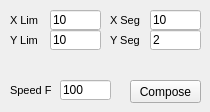
      <widget class="QWidget" name="tab_6">
       <attribute name="title">
        <string>Linear Scan</string>
       </attribute>
       <widget class="QPushButton" name="button_ComposeLinearScan">
        <property name="geometry">
         <rect>
          <x>130</x>
          <y>80</y>
          <width>71</width>
          <height>23</height>
         </rect>
        </property>
        <property name="sizePolicy">
         <sizepolicy hsizetype="Fixed" vsizetype="Fixed">
          <horstretch>0</horstretch>
          <verstretch>0</verstretch>
         </sizepolicy>
        </property>
        <property name="maximumSize">
         <size>
          <width>200</width>
          <height>16777215</height>
         </size>
        </property>
        <property name="baseSize">
         <size>
          <width>0</width>
          <height>0</height>
         </size>
        </property>
        <property name="text">
         <string>Compose</string>
        </property>
       </widget>
       <widget class="QLineEdit" name="lineEdit_XLimLinearScan">
        <property name="geometry">
         <rect>
          <x>50</x>
          <y>10</y>
          <width>51</width>
          <height>20</height>
         </rect>
        </property>
        <property name="styleSheet">
         <string notr="true">background-color: rgb(255, 255, 255)</string>
        </property>
        <property name="text">
         <string>10</string>
        </property>
       </widget>
       <widget class="QLabel" name="label_IncrementSpeen_2">
        <property name="geometry">
         <rect>
          <x>10</x>
          <y>10</y>
          <width>31</width>
          <height>21</height>
         </rect>
        </property>
        <property name="font">
         <font>
          <pointsize>8</pointsize>
         </font>
        </property>
        <property name="text">
         <string>X Lim</string>
        </property>
        <property name="alignment">
         <set>Qt::AlignLeading|Qt::AlignLeft|Qt::AlignVCenter</set>
        </property>
       </widget>
       <widget class="QLabel" name="label_IncrementSpeen_3">
        <property name="geometry">
         <rect>
          <x>10</x>
          <y>30</y>
          <width>31</width>
          <height>21</height>
         </rect>
        </property>
        <property name="font">
         <font>
          <pointsize>8</pointsize>
         </font>
        </property>
        <property name="text">
         <string>Y Lim</string>
        </property>
        <property name="alignment">
         <set>Qt::AlignLeading|Qt::AlignLeft|Qt::AlignVCenter</set>
        </property>
       </widget>
       <widget class="QLineEdit" name="lineEdit_YLimLinearScan">
        <property name="geometry">
         <rect>
          <x>50</x>
          <y>30</y>
          <width>51</width>
          <height>20</height>
         </rect>
        </property>
        <property name="styleSheet">
         <string notr="true">background-color: rgb(255, 255, 255)</string>
        </property>
        <property name="text">
         <string>10</string>
        </property>
       </widget>
       <widget class="QLineEdit" name="lineEdit_XSegLinearScan">
        <property name="geometry">
         <rect>
          <x>150</x>
          <y>10</y>
          <width>51</width>
          <height>20</height>
         </rect>
        </property>
        <property name="styleSheet">
         <string notr="true">background-color: rgb(255, 255, 255)</string>
        </property>
        <property name="text">
         <string>10</string>
        </property>
       </widget>
       <widget class="QLabel" name="label_IncrementSpeen_4">
        <property name="geometry">
         <rect>
          <x>110</x>
          <y>10</y>
          <width>31</width>
          <height>21</height>
         </rect>
        </property>
        <property name="font">
         <font>
          <pointsize>8</pointsize>
         </font>
        </property>
        <property name="text">
         <string>X Seg</string>
        </property>
        <property name="alignment">
         <set>Qt::AlignLeading|Qt::AlignLeft|Qt::AlignVCenter</set>
        </property>
       </widget>
       <widget class="QLabel" name="label_IncrementSpeen_5">
        <property name="geometry">
         <rect>
          <x>110</x>
          <y>30</y>
          <width>31</width>
          <height>21</height>
         </rect>
        </property>
        <property name="font">
         <font>
          <pointsize>8</pointsize>
         </font>
        </property>
        <property name="text">
         <string>Y Seg</string>
        </property>
        <property name="alignment">
         <set>Qt::AlignLeading|Qt::AlignLeft|Qt::AlignVCenter</set>
        </property>
       </widget>
       <widget class="QLineEdit" name="lineEdit_YSegLinearScan">
        <property name="geometry">
         <rect>
          <x>150</x>
          <y>30</y>
          <width>51</width>
          <height>20</height>
         </rect>
        </property>
        <property name="styleSheet">
         <string notr="true">background-color: rgb(255, 255, 255)</string>
        </property>
        <property name="text">
         <string>2</string>
        </property>
       </widget>
       <widget class="QLabel" name="label_IncrementSpeen_6">
        <property name="geometry">
         <rect>
          <x>10</x>
          <y>80</y>
          <width>41</width>
          <height>21</height>
         </rect>
        </property>
        <property name="font">
         <font>
          <pointsize>8</pointsize>
         </font>
        </property>
        <property name="text">
         <string>Speed F</string>
        </property>
        <property name="alignment">
         <set>Qt::AlignLeading|Qt::AlignLeft|Qt::AlignVCenter</set>
        </property>
       </widget>
       <widget class="QLineEdit" name="lineEdit_FLinearScan">
        <property name="geometry">
         <rect>
          <x>60</x>
          <y>80</y>
          <width>51</width>
          <height>20</height>
         </rect>
        </property>
        <property name="styleSheet">
         <string notr="true">background-color: rgb(255, 255, 255)</string>
        </property>
        <property name="text">
         <string>100</string>
        </property>
       </widget>
      </widget>
